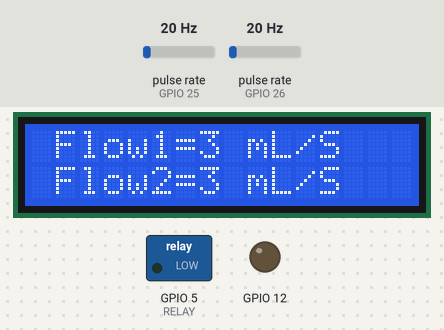
A sketch run on a simulated ESP32. On the bench: 16×2 character LCD, switched loads named in the sketch (green lamp = pin HIGH), output pins drawn as LEDs (lit = HIGH). Wiring (inferred from the names in the program): 2 × pulse sensor: data GPIO 25 / data GPIO 26. The inputs (shaded band) are chosen by the test bench; at power-on: pulse rate (sensors on GPIO 26, GPIO 25) 20 Hz. WiFi joins after 1.5 s; servers stay silent unless stated; what the sketch prints to the serial monitor is not drawn.

Above: at 5.0 s.
5.1 s: pulse rate (sensor on GPIO 26) set to 150 Hz
At 6.7 s:
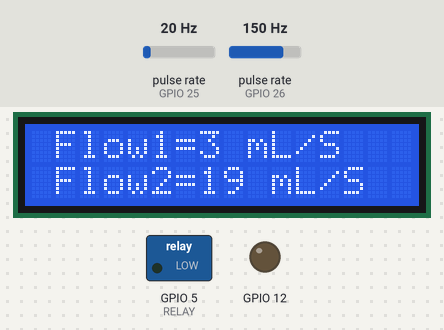
8.1 s: pulse rate (sensor on GPIO 25) set to 4 Hz
At 9.7 s:
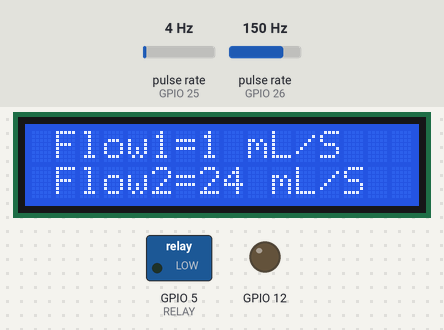
11.1 s: pulse rate (sensor on GPIO 25) set to 50 Hz
At 12.4 s:
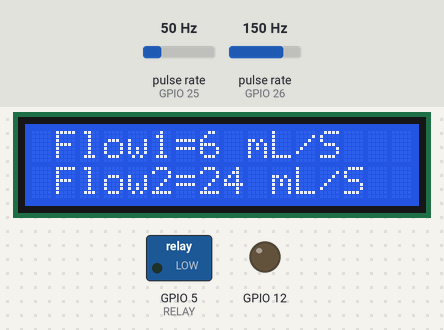
14.1 s: pulse rate (sensor on GPIO 25) set to 100 Hz
At 16.8 s:
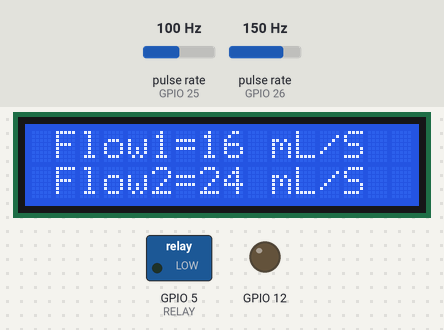
17.1 s: pulse rate (sensor on GPIO 25) set to 0 Hz
At 18.4 s:
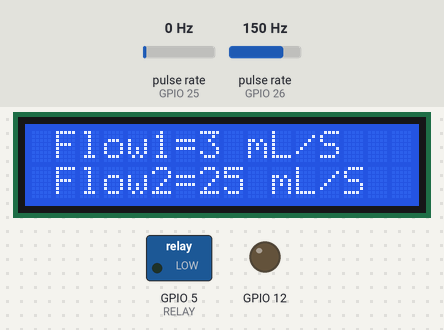
20.1 s: pulse rate (sensor on GPIO 26) set to 4 Hz
At 22.8 s:
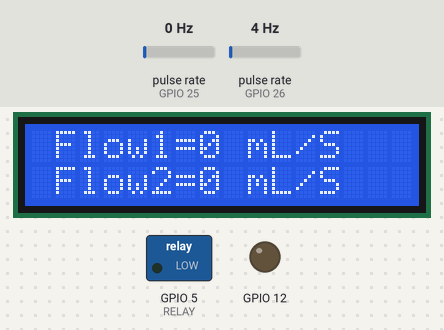
Timing chart, 0 to 24.3 s (numbered marks = the images above; inputs shaded):
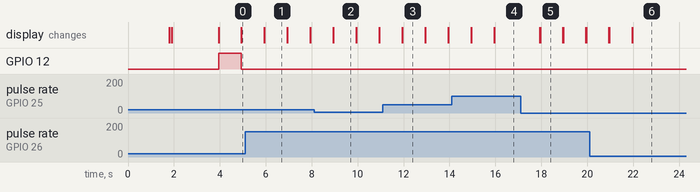

Measured:
- after the input at 5.1 s, the display: changes after 0.83 s (image 1)
- after the input at 8.1 s, the display: changes after 0.84 s (image 2)
- after the input at 11.1 s, the display: changes after 0.84 s (image 3)
- after the input at 17.1 s, the display: first changes after 0.84 s (image 5 shows a later state)
- what the display in image 1 shows lasts 1.0 s, from 5.9 s to 6.9 s

The sketch:

water_flow_code_sample.ino
```cpp
#include <WiFi.h>
#include <WiFiClient.h>
#include <BlynkSimpleEsp32.h>
#include <LiquidCrystal_I2C.h>
LiquidCrystal_I2C lcd(0x27, 16, 2);
#define BLYNK_PRINT Serial
#define RELAY 5
#define SENSOR1  25
#define SENSOR2  26

char auth[] = "6f-de_NwbCo5YVsioP9YO5zmmhdZCnre";
char ssid[] = "Tamilan";
char pass[] = "123456789";

long currentMillis1 = 0;
long previousMillis1 = 0;
int interval1 = 1000;
//boolean ledState = LOW;
float calibrationFactor1 = 6;
volatile byte pulseCount1;
byte pulse1Sec1 = 0;
float flowRate1;
unsigned int flowMilliLitres1;
unsigned long totalMilliLitres1;
void IRAM_ATTR pulseCounter1()
{
  pulseCount1++;
}
long currentMillis2 = 0;
long previousMillis2 = 0;
int interval2 = 1000;
//boolean ledState = LOW;
float calibrationFactor2 = 6;
volatile byte pulseCount2;
byte pulse1Sec2 = 0;
float flowRate2;
unsigned int flowMilliLitres2;
unsigned long totalMilliLitres2;
void IRAM_ATTR pulseCounter2()
{
  pulseCount2++;
}
void setup()
{
  Serial.begin(115200);
  pinMode(SENSOR1, INPUT_PULLUP);
  pinMode(SENSOR2, INPUT_PULLUP);
  pinMode(RELAY, OUTPUT);
  pinMode(12, OUTPUT);
  pulseCount1 = 0;
  flowRate1 = 0.0;
  flowMilliLitres1 = 0;
  totalMilliLitres1 = 0;
  previousMillis1 = 0;
  pulseCount2 = 0;
  flowRate2 = 0.0;
  flowMilliLitres2 = 0;
  totalMilliLitres2 = 0;
  previousMillis2 = 0;
  attachInterrupt(digitalPinToInterrupt(SENSOR1), pulseCounter1, FALLING);
  attachInterrupt(digitalPinToInterrupt(SENSOR2), pulseCounter2, FALLING);
  Blynk.begin(auth, ssid, pass);
  lcd.init();
  lcd.backlight();
  lcd.setCursor(1, 0);
  lcd.print("IoT Based Water");
  lcd.setCursor(1, 1);
  lcd.print("Leakage monitor");
  delay(2000);

}
void loop()
{
   Blynk.run();
  currentMillis1 = millis();
  if (currentMillis1 - previousMillis1 > interval1) {
    pulse1Sec1 = pulseCount1;
    pulseCount1 = 0;
    flowRate1 = ((1000.0 / (millis() - previousMillis1)) * pulse1Sec1) / calibrationFactor1;
    previousMillis1 = millis();
    flowMilliLitres1 = (flowRate1 / 60) * 1000;
    totalMilliLitres1 += flowMilliLitres1;
    // Print the flow rate for this second in litres / minute
    Serial.print("Flow rate1: ");
    Serial.print(int(flowRate1));
    Serial.print("mL/S");
    Serial.print("\t");
    lcd.clear();
    lcd.setCursor(1, 0);
    lcd.print("Flow1=");
    lcd.print(int(flowRate1));
    lcd.print(" mL/S");
    Blynk.virtualWrite(V0,int(flowRate1));
    // Print the cumulative total of litres flowed since starting
    Serial.print("Volunm1: ");
    Serial.print(totalMilliLitres1);
    Serial.print("mL / ");
    Serial.print(totalMilliLitres1 / 1000);
    Serial.println("L");
  }
    currentMillis2 = millis();
  if (currentMillis2 - previousMillis2 > interval2) {
    pulse1Sec2 = pulseCount2;
    pulseCount2 = 0;
    flowRate2 = ((1000.0 / (millis() - previousMillis2)) * pulse1Sec2) / calibrationFactor2;
    previousMillis2 = millis();
    flowMilliLitres2 = (flowRate2 / 60) * 1000;
    totalMilliLitres2 += flowMilliLitres2;
    // Print the flow rate for this second in litres / minute
    Serial.print("Flow rate2: ");
    Serial.print(int(flowRate2));  // Print the integer part of the variable
    Serial.print("mL/S");
    Serial.print("\t");       // Print tab space
    lcd.setCursor(1, 1);
    lcd.print("Flow2=");
    lcd.print(int(flowRate2));
    lcd.print(" mL/S");
    Blynk.virtualWrite(V1,int(flowRate2));
    // Print the cumulative total of litres flowed since starting
    Serial.print("Volunm2: ");
    Serial.print(totalMilliLitres2);
    Serial.print("mL / ");
    Serial.print(totalMilliLitres2 / 1000);
    Serial.println("L");
    Serial.println(" ");
  }
  if (flowRate2 < flowRate1 && flowRate2 < 8)
  {
    lcd.setCursor(1, 0);
    lcd.print("Leakage occured");
    lcd.setCursor(1, 1);
    lcd.print("Flow 1 to 2 ");
    digitalWrite(RELAY, HIGH);
    Blynk.logEvent("flow_notify", "Water Leakage Detected");
    digitalWrite(12, HIGH);
  }
  else
  {
    digitalWrite(RELAY, LOW);
    digitalWrite(12, LOW);
  }
  digitalWrite(RELAY, LOW);
}
```
